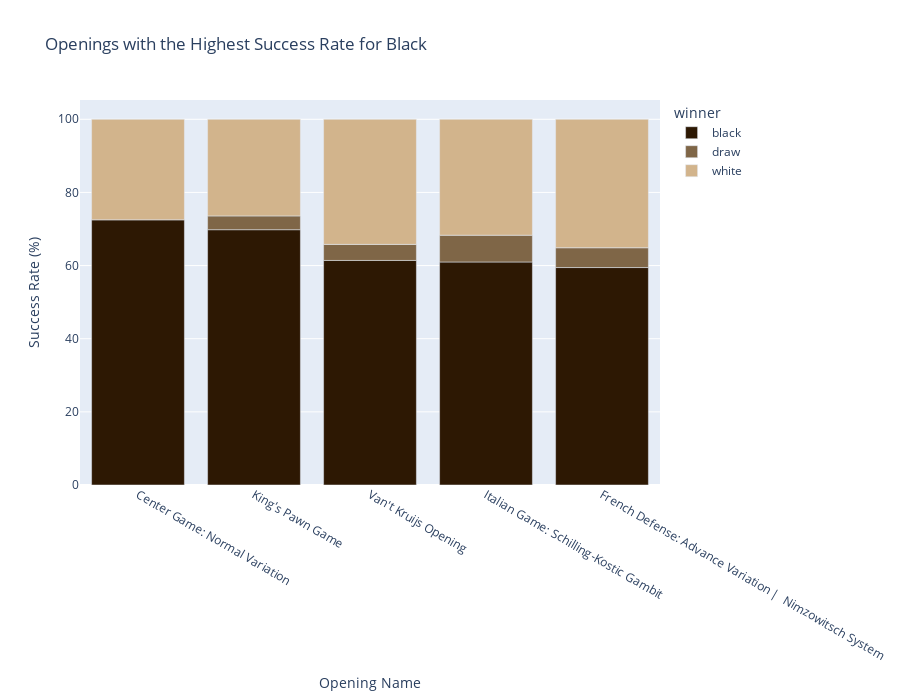

The code cell stored with this chart in its notebook:
### Code cell
# Plot das aberturas com a maior taxa de sucesso para peças pretas
fig = px.bar(best_openings_black, 
             title='Openings with the Highest Success Rate for Black',
             width=900, height=700,
             # Cores
             color='winner', 
             color_discrete_sequence=opening_colors)

# Atualizando os rótulos dos eixos
fig.update_layout(xaxis_title='Opening Name', yaxis_title='Success Rate (%)')
fig.show()

### Figure 1 — Plotly figure (JSON) as saved in the notebook; plotly's stock layout.template omitted (floating-point values rounded to 4 significant figures)
{"data": [{"alignmentgroup": "True", "hovertemplate": "winner=black<br>opening_name=%{x}<br>value=%{y}<extra></extra>", "legendgroup": "black", "marker": {"color": "#2D1803", "pattern": {"shape": ""}}, "name": "black", "offsetgroup": "black", "orientation": "v", "showlegend": true, "textposition": "auto", "type": "bar", "x": ["Center Game: Normal Variation", "King's Pawn Game", "Van't Kruijs Opening", "Italian Game: Schilling-Kostic Gambit", "French Defense: Advance Variation |  Nimzowitsch System"], "xaxis": "x", "y": [72.5, 69.81, 61.4, 60.98, 59.46], "yaxis": "y"}, {"alignmentgroup": "True", "hovertemplate": "winner=draw<br>opening_name=%{x}<br>value=%{y}<extra></extra>", "legendgroup": "draw", "marker": {"color": "#7F6647", "pattern": {"shape": ""}}, "name": "draw", "offsetgroup": "draw", "orientation": "v", "showlegend": true, "textposition": "auto", "type": "bar", "x": ["Center Game: Normal Variation", "King's Pawn Game", "Van't Kruijs Opening", "Italian Game: Schilling-Kostic Gambit", "French Defense: Advance Variation |  Nimzowitsch System"], "xaxis": "x", "y": [null, 3.77, 4.39, 7.32, 5.41], "yaxis": "y"}, {"alignmentgroup": "True", "hovertemplate": "winner=white<br>opening_name=%{x}<br>value=%{y}<extra></extra>", "legendgroup": "white", "marker": {"color": "#D2B48C", "pattern": {"shape": ""}}, "name": "white", "offsetgroup": "white", "orientation": "v", "showlegend": true, "textposition": "auto", "type": "bar", "x": ["Center Game: Normal Variation", "King's Pawn Game", "Van't Kruijs Opening", "Italian Game: Schilling-Kostic Gambit", "French Defense: Advance Variation |  Nimzowitsch System"], "xaxis": "x", "y": [27.5, 26.42, 34.21, 31.71, 35.14], "yaxis": "y"}], "layout": {"barmode": "relative", "height": 700, "legend": {"title": {"text": "winner"}, "tracegroupgap": 0}, "title": {"text": "Openings with the Highest Success Rate for Black"}, "width": 900, "xaxis": {"anchor": "y", "autorange": true, "domain": [0, 1], "range": [-0.5, 4.5], "title": {"text": "Opening Name"}, "type": "category"}, "yaxis": {"anchor": "x", "autorange": true, "domain": [0, 1], "range": [0, 105.3], "title": {"text": "Success Rate (%)"}, "type": "linear"}}}
